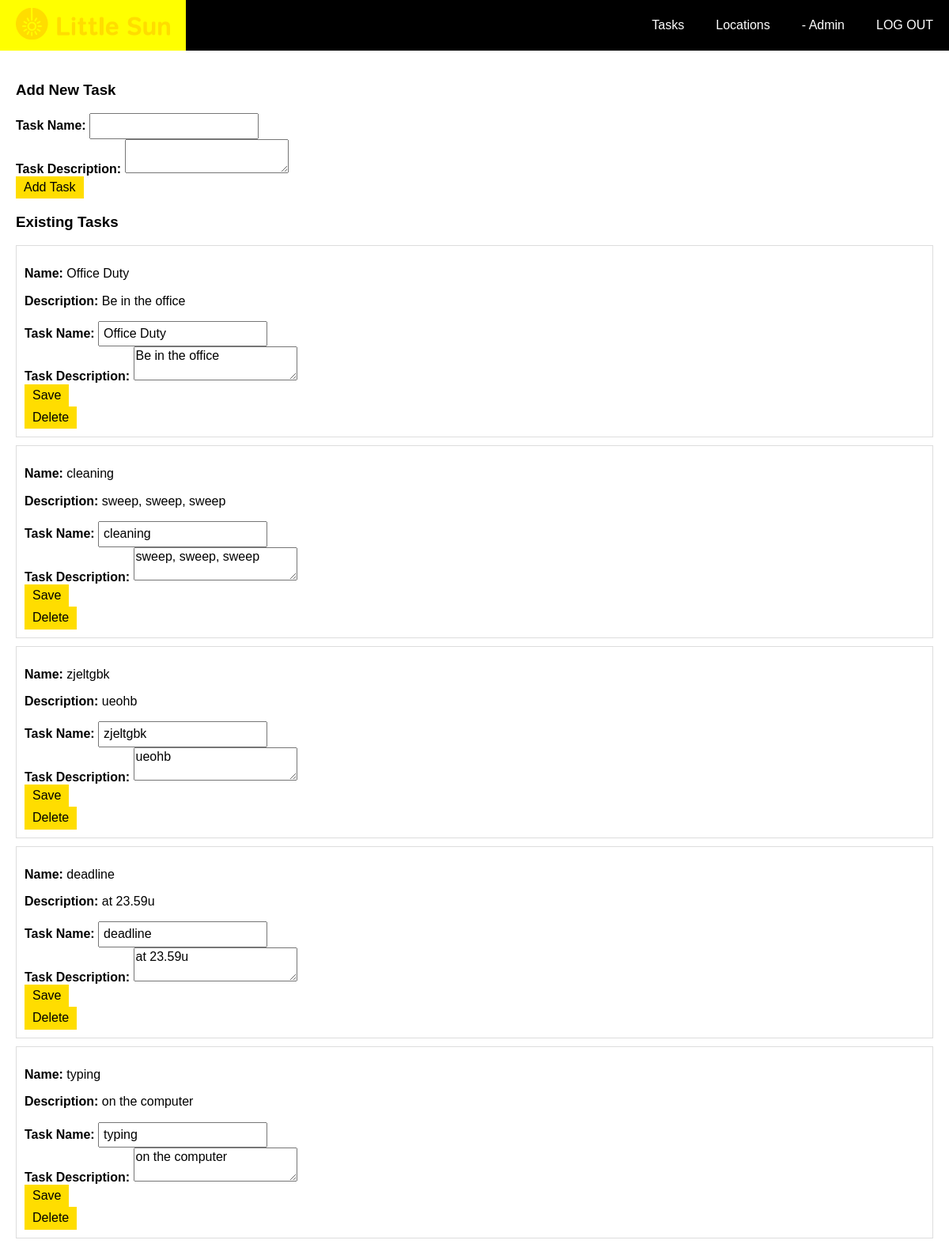
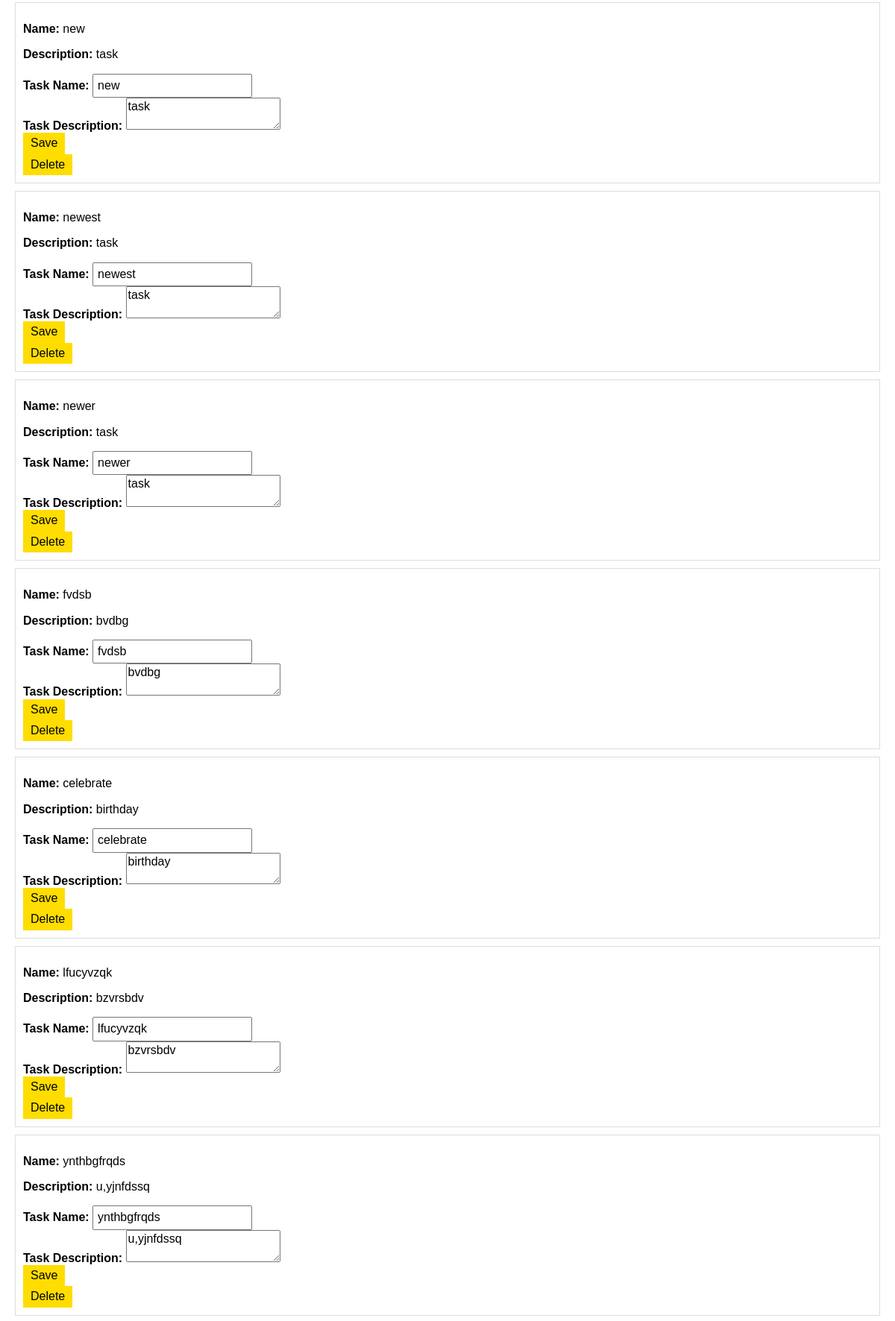
Screenshot of /admin_tasks.php (upper part) with the database file from the repository (2 pictures, top to bottom).
### tables this page shows
CREATE TABLE `hub_tasks` (
  `id` int(11) NOT NULL,
  `task_name` varchar(255) NOT NULL,
  `task_description` text,
  `task_type` varchar(100) DEFAULT NULL,
  `task_status` varchar(50) NOT NULL DEFAULT 'Open',
  `task_start_date` datetime DEFAULT NULL,
  `task_end_date` datetime DEFAULT NULL,
  `assigned_to` int(11) DEFAULT NULL,
  `hub_location_id` int(11) DEFAULT NULL,
  `assigned_manager_id` int(11) DEFAULT NULL,
  `color` varchar(7) DEFAULT '#3788D8'
);

### admin_tasks.php (the view, shortened to what this page needs)
<?php
try {
    $conn = Data::getConnection();
    $sql = "SELECT * FROM hub_tasks";
    $stmt = $conn->prepare($sql);
    $stmt->execute();
    $tasks = $stmt->fetchAll(PDO::FETCH_ASSOC);
} catch (PDOException $e) {
    echo "Fout: " . $e->getMessage();
}
?>
<!DOCTYPE html>
<html lang="en">
<head>
    <link rel="stylesheet" href="styles/normalize.css">
    <link rel="stylesheet" href="styles/nav.css">
    <link rel="stylesheet" href="styles/locations.css">
</head>
<body>
    <?php include_once("admin.nav.inc.php"); ?>
    <div class="content">
        <h3>Add New Task</h3>
        <form method="post" action="<?php echo htmlspecialchars($_SERVER["PHP_SELF"]); ?>">
            <label for="task_name">Task Name:</label>
            <input type="text" id="task_name" name="task_name" required><br>
            <label for="task_description">Task Description:</label>
            <textarea id="task_description" name="task_description" required></textarea><br>
            <button type="submit">Add Task</button>
        </form>
        <h3>Existing Tasks</h3>
        <?php foreach ($tasks as $task) : ?>
            <div class="location">
                <p><strong>Name:</strong> <?php echo htmlspecialchars($task['task_name']); ?></p>
                <p><strong>Description:</strong> <?php echo htmlspecialchars($task['task_description']); ?></p>
                <form method="post" action="<?php echo htmlspecialchars($_SERVER["PHP_SELF"]); ?>">
                    <label for="edit_task_name_<?php echo $task['id']; ?>">Task Name:</label>
                    <input type="text" id="edit_task_name_<?php echo $task['id']; ?>" name="edit_task_name" value="<?php echo htmlspecialchars($task['task_name']); ?>"><br>
                    <label for="edit_task_description_<?php echo $task['id']; ?>">Task Description:</label>
                    <textarea id="edit_task_description_<?php echo $task['id']; ?>" name="edit_task_description"><?php echo htmlspecialchars($task['task_description']); ?></textarea><br>
                    <button type="submit">Save</button>
                </form>
                <form method="post" action="<?php echo htmlspecialchars($_SERVER["PHP_SELF"]); ?>">
                    <button type="submit">Delete</button>
                </form>
            </div>
        <?php endforeach; ?>
    </div>
</body>
</html>

### styles/nav.css (style rules this page uses)
* { font-family: sans-serif; }

### styles/locations.css (style rules this page uses)
body { font-family: Arial, sans-serif; margin: 0; }
.location { border: 1px solid #ddd; padding: 10px; margin-bottom: 10px; }
.content { padding: 20px; }
label { font-weight: bold; }
input[type="text"], select { padding: 5px; width: 200px; }
button { margin-top: 10px; padding: 5px 10px; background-color: #ffdd00; color: black; border: none; cursor: pointer; }

### rows the page displays
hub_tasks: task_name "Office Duty", task_description "Be in the office", edit_task_name "Office Duty", edit_task_description "Be in the office"
hub_tasks: task_name "cleaning", task_description "sweep, sweep, sweep", edit_task_name "cleaning", edit_task_description "sweep, sweep, sweep"
hub_tasks: task_name "zjeltgbk", task_description "ueohb", edit_task_name "zjeltgbk", edit_task_description "ueohb"
hub_tasks: task_name "deadline", task_description "at 23.59u", edit_task_name "deadline", edit_task_description "at 23.59u"
hub_tasks: task_name "typing", task_description "on the computer", edit_task_name "typing", edit_task_description "on the computer"
hub_tasks: task_name "new", task_description "task", edit_task_name "new", edit_task_description "task"
hub_tasks: task_name "newest", task_description "task", edit_task_name "newest", edit_task_description "task"
hub_tasks: task_name "newer", task_description "task", edit_task_name "newer", edit_task_description "task"
hub_tasks: task_name "fvdsb", task_description "bvdbg", edit_task_name "fvdsb", edit_task_description "bvdbg"
hub_tasks: task_name "celebrate", task_description "birthday", edit_task_name "celebrate", edit_task_description "birthday"
hub_tasks: task_name "lfucyvzqk", task_description "bzvrsbdv", edit_task_name "lfucyvzqk", edit_task_description "bzvrsbdv"
hub_tasks: task_name "ynthbgfrqds", task_description "u,yjnfdssq", edit_task_name "ynthbgfrqds", edit_task_description "u,yjnfdssq"
